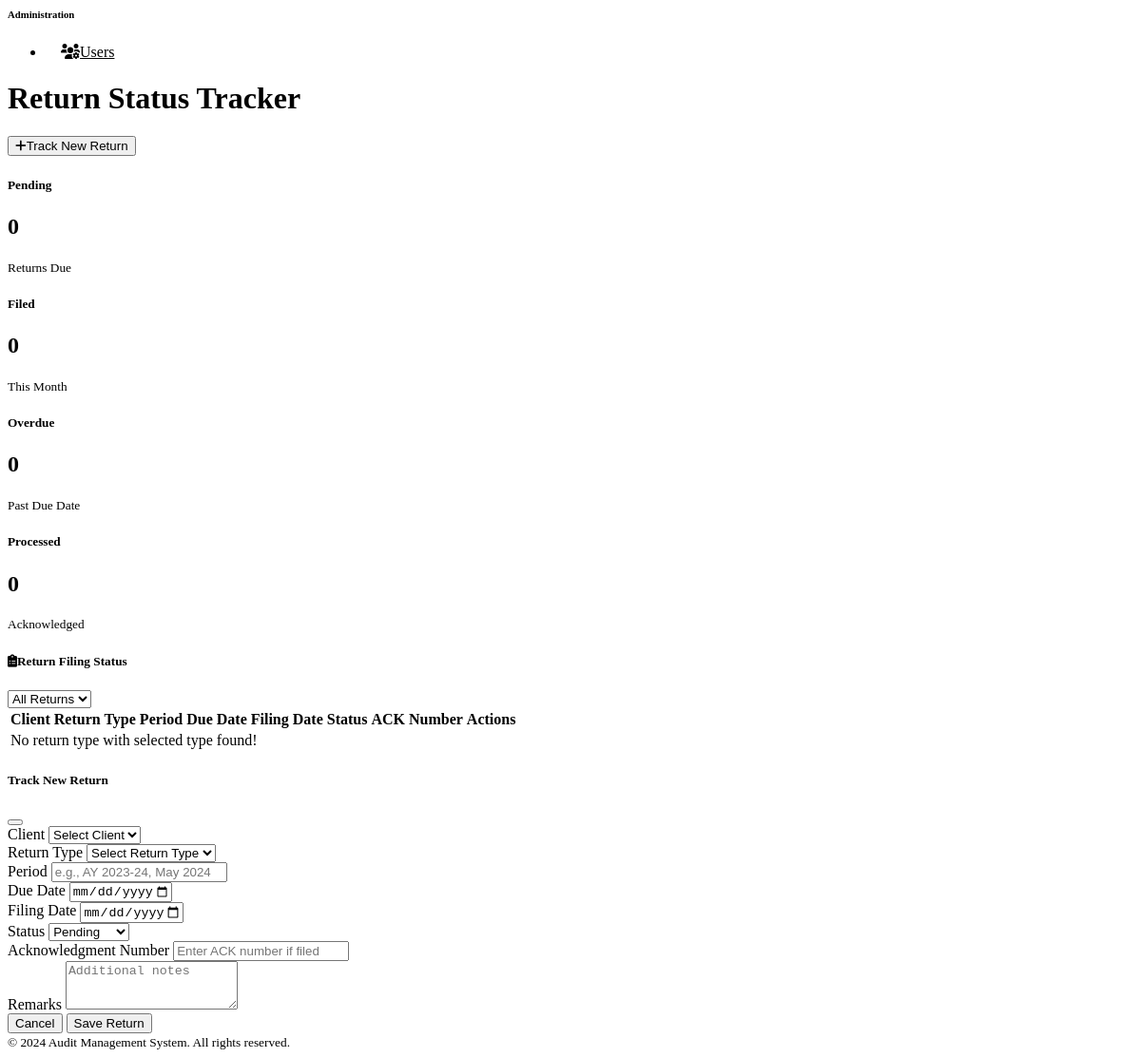
Page /smart/return-tracker (signed in, lower part) on the earlier database version.
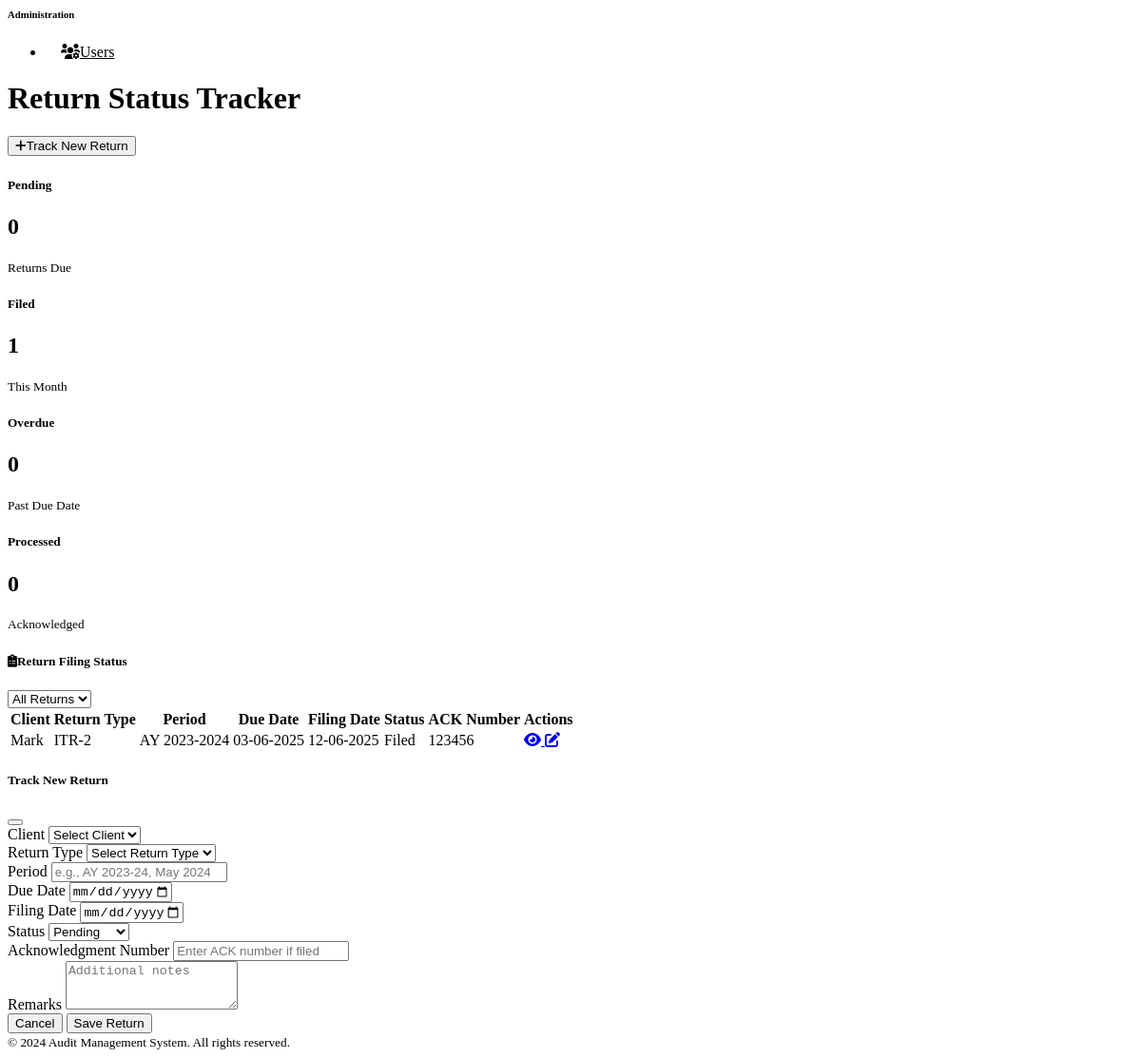
Same page on the later database version.
### models.py (models this page shows)
class ReturnTracker(db.Model):
    __tablename__ = 'return_tracker'
    id = Column(Integer, primary_key=True)
    client_id = Column(Integer, ForeignKey('clients.id'), nullable=False)
    client = relationship("Client", backref="returns")
    return_type = Column(String(50), nullable=False)  # ITR, GST, TDS, ROC
    period = Column(String(20), nullable=False)  # AY 2023-24, Mar 2024, Q1 FY24
    due_date = Column(Date, nullable=False)
    filing_date = Column(Date)
    status = Column(String(20), default='Pending')  # Pending, Filed, Processed, Overdue
    acknowledgment_number = Column(String(50))
    remarks = Column(Text)
    created_at = Column(DateTime, default=datetime.utcnow)
    updated_at = Column(DateTime, default=datetime.utcnow, onupdate=datetime.utcnow)

class Client(db.Model):
    __tablename__ = 'clients'
    id = Column(Integer, primary_key=True)
    name = Column(String(200), nullable=False)
    pan = Column(String(10), unique=True)
    gstin = Column(String(15))
    email = Column(String(120))
    phone = Column(String(15))
    address = Column(Text)
    date_of_birth = Column(Date)
    incorporation_date = Column(Date)
    client_type = Column(String(50))  # Individual, Company, Partnership, etc.
    status = Column(String(20), default='Active')
    created_at = Column(DateTime, default=datetime.utcnow)
    created_by = Column(Integer, ForeignKey('users.id'))
    income_tax_returns = relationship('IncomeTaxReturn', backref='client', lazy='dynamic')
    tds_returns = relationship('TDSReturn', backref='client', lazy='dynamic')
    gst_returns = relationship('GSTReturn', backref='client', lazy='dynamic')
    documents = relationship('Document', backref='client', lazy='dynamic')
    outstanding_fees = relationship('OutstandingFee', backref='client', lazy='dynamic')

### routes.py (the view)
@main_bp.route('/smart/return-tracker')
@login_required
def return_tracker():
    filter_type = request.args.get('filter', '')
    clients = Client.query.order_by(Client.name).all()
    if filter_type:
        returns = ReturnTracker.query.filter(ReturnTracker.return_type.like(f"{filter_type}%"))\
                                     .order_by(ReturnTracker.due_date).all()
    else:
        returns = ReturnTracker.query.order_by(ReturnTracker.due_date).all()
    pending_count = ReturnTracker.query.filter_by(status='Pending').count()
    filed_count = ReturnTracker.query.filter_by(status='Filed').count()
    overdue_count = ReturnTracker.query.filter_by(status='Overdue').count()
    processed_count = ReturnTracker.query.filter_by(status='Processed').count()
    return render_template(
        'smart/return_tracker.html',
        returns=returns,
        clients=clients,
        pending_count=pending_count,
        filed_count=filed_count,
        overdue_count=overdue_count,
        processed_count=processed_count,
        filter_type=filter_type  # Pass the filter value to keep dropdown selection
    )

### app.py (called while the page is built)
@login_manager.user_loader
def load_user(user_id):
    from models import User
    return User.query.get(int(user_id))

### templates/smart/return_tracker.html (shortened to what this page needs)
{% extends "base.html" %}
{% block content %}
<div class="d-flex justify-content-between flex-wrap flex-md-nowrap align-items-center pt-3 pb-2 mb-3 border-bottom">
    <h1 class="h2">Return Status Tracker</h1>
    <div class="btn-toolbar mb-2 mb-md-0">
        <div class="btn-group me-2">
            <button class="btn btn-primary" data-bs-toggle="modal" data-bs-target="#newReturnModal">
                <i class="fas fa-plus me-1"></i>Track New Return
            </button>
        </div>
    </div>
</div>
<div class="row mb-4">
    <div class="col-md-3">
        <div class="card text-center">
            <div class="card-body">
                <h5 class="card-title text-warning">Pending</h5>
                <h2 class="display-4">{{ pending_count }}</h2>
                <small class="text-muted">Returns Due</small>
            </div>
        </div>
    </div>
    <div class="col-md-3">
        <div class="card text-center">
            <div class="card-body">
                <h5 class="card-title text-success">Filed</h5>
                <h2 class="display-4">{{ filed_count }}</h2>
                <small class="text-muted">This Month</small>
            </div>
        </div>
    </div>
    <div class="col-md-3">
        <div class="card text-center">
            <div class="card-body">
                <h5 class="card-title text-danger">Overdue</h5>
                <h2 class="display-4">{{ overdue_count }}</h2>
                <small class="text-muted">Past Due Date</small>
            </div>
        </div>
    </div>
    <div class="col-md-3">
        <div class="card text-center">
            <div class="card-body">
                <h5 class="card-title text-info">Processed</h5>
                <h2 class="display-4">{{ processed_count }}</h2>
                <small class="text-muted">Acknowledged</small>
            </div>
        </div>
    </div>
</div>
<div class="card">
    <div class="card-header">
        <div class="row align-items-center justify-content-between">
            <div class="col-auto">
                <h5 class="card-title mb-0">
                    <i class="fas fa-clipboard-list me-2"></i>Return Filing Status
                </h5>
            </div>
            <div class="col-auto">
                <form method="GET" action="{{ url_for('main.return_tracker') }}">
                    <div class="input-group input-group-sm">
                        <select class="form-select" name="filter" onchange="this.form.submit()">
                            <option value="">All Returns</option>
                        </select>
                    </div>
                </form>
            </div>
        </div>
    </div>
    <div class="card-body">
        <div class="table-responsive">
            <table class="table table-striped" id="returnTrackerTable">
                <thead>
                    <tr>
                        <th>Client</th>
                        <th>Return Type</th>
                        <th>Period</th>
                        <th>Due Date</th>
                        <th>Filing Date</th>
                        <th>Status</th>
                        <th>ACK Number</th>
                        <th>Actions</th>
                    </tr>
                </thead>
                <tbody>
                    {% if returns %}
                        {% for return in returns %}
                        <tr>
                            <td>{{ return.client.name if return.client else '-' }}</td>
                            <td><span class="badge bg-primary">{{ return.return_type }}</span></td>
                            <td>{{ return.period }}</td>
                            <td class="text-danger">{{ return.due_date.strftime('%d-%m-%Y') }}</td>
                            <td>
                                {% if return.filing_date %}
                                    {{ return.filing_date.strftime('%d-%m-%Y') }}
                                {% else %}
                                    -
                                {% endif %}
                            </td>
                            <td>
                                <span class="badge
                                    {% if return.status == 'Filed' %}bg-success
                                    {% elif return.status == 'Pending' %}bg-warning
                                    {% elif return.status == 'Overdue' %}bg-danger
                                    {% else %}bg-secondary{% endif %}">
                                    {{ return.status }}
                                </span>
                            </td>
                            <td>
                                {% if return.acknowledgment_number %}
                                    {{ return.acknowledgment_number }}
                                {% else %}
                                    -
                                {% endif %}
                            </td>
                            <td>
                                <div class="btn-group btn-group-sm">
                                    <a href="#" class="btn btn-outline-info btn-sm" title="View Details">
                                        <i class="fas fa-eye"></i>
                                    </a>
                                    <a href="#" class="btn btn-outline-success btn-sm" title="Edit Return">
                                        <i class="fas fa-edit"></i>
                                    </a>
                                </div>
                            </td>
                        </tr>
                        {% endfor %}
                    {% else %}
                        <tr>
                            <td colspan="8" class="text-center text-muted fw-bold py-3">
                                No return type with {{ filter_type if filter_type else 'selected type' }} found!
                            </td>
                        </tr>
                    {% endif %}
                </tbody>
            </table>
        </div>
    </div>
    <div class="modal fade" id="newReturnModal" tabindex="-1">
        <div class="modal-dialog modal-lg">
            <form method="POST" action="{{ url_for('main.add_return') }}">
                <div class="modal-content">
                    <div class="modal-header">
                        <h5 class="modal-title">Track New Return</h5>
                        <button type="button" class="btn-close" data-bs-dismiss="modal"></button>
                    </div>
                    <div class="modal-body">
                        <div class="row">
                            <div class="col-md-6 mb-3">
                                <label class="form-label">Client</label>
                                <select name="client_id" class="form-select" required>
                                    <option value="">Select Client</option>
                                </select>
                            </div>
                            <div class="col-md-6 mb-3">
                                <label class="form-label">Return Type</label>
                                <select name="return_type" class="form-select" required>
                                    <option value="">Select Return Type</option>
                                </select>
                            </div>
                        </div>
                        <div class="row">
                            <div class="col-md-6 mb-3">
                                <label class="form-label">Period</label>
                                <input type="text" name="period" class="form-control" placeholder="e.g., AY 2023-24, May 2024" required>
                            </div>
                            <div class="col-md-6 mb-3">
                                <label class="form-label">Due Date</label>
                                <input type="date" name="due_date" class="form-control" required>
                            </div>
                        </div>
                        <div class="row">
                            <div class="col-md-6 mb-3">
                                <label class="form-label">Filing Date</label>
                                <input type="date" name="filing_date" class="form-control">
                            </div>
                            <div class="col-md-6 mb-3">
                                <label class="form-label">Status</label>
                                <select name="status" class="form-select" required>
                                    <option value="Pending">Pending</option>
                                </select>
                            </div>
                        </div>
                        <div class="mb-3">
                            <label class="form-label">Acknowledgment Number</label>
                            <input type="text" name="acknowledgment_number" class="form-control" placeholder="Enter ACK number if filed">
                        </div>
                        <div class="mb-3">
                            <label class="form-label">Remarks</label>
                            <textarea name="remarks" class="form-control" rows="3" placeholder="Additional notes"></textarea>
                        </div>
                    </div>
                    <div class="modal-footer">
                        <button type="button" class="btn btn-secondary" data-bs-dismiss="modal">Cancel</button>
                        <button type="submit" class="btn btn-primary">Save Return</button>
                    </div>
                </div>
            </form>
        </div>
    </div>
{% endblock %}

### templates/base.html (shortened to what this page needs)
<!DOCTYPE html>
<html lang="en" data-bs-theme="dark">
<head>
    <link href="https://cdn.replit.com/agent/bootstrap-agent-dark-theme.min.css" rel="stylesheet">
    <link href="https://cdnjs.cloudflare.com/ajax/libs/font-awesome/6.0.0/css/all.min.css" rel="stylesheet">
    <link href="https://cdn.datatables.net/1.13.7/css/dataTables.bootstrap5.min.css" rel="stylesheet">
    <link href="{{ url_for('static', filename='css/custom.css') }}" rel="stylesheet">
</head>
<body>
    <div class="container-fluid">
        <div class="row">
            <nav class="col-md-3 col-lg-2 d-md-block bg-dark sidebar collapse">
                <div class="position-sticky pt-3">
                    {% if current_user.is_authenticated and current_user.role.name == 'admin' %}
                    <h6 class="sidebar-heading d-flex justify-content-between align-items-center px-3 mt-4 mb-1 text-muted">
                        <span>Administration</span>
                    </h6>
                    <ul class="nav flex-column">
                        <li class="nav-item">
                            <a class="nav-link" href="{{ url_for('main.users') }}">
                                <i class="fas fa-users-cog me-2"></i>Users
                            </a>
                        </li>
                    </ul>
                    {% endif %}
                </div>
            </nav>
            <main class="col-md-9 ms-sm-auto col-lg-10 px-md-4">
                <div class="pt-3">
                    {% block content %}{% endblock %}
                </div>
            </main>
        </div>
    </div>
    <footer class="bg-secondary text-center py-3 mt-5">
        <div class="container">
            <small>&copy; 2024 Audit Management System. All rights reserved.</small>
        </div>
    </footer>
</body>
</html>

### static/css/custom.css (style rules this page uses)
:root { --audit-primary: var(--bs-primary); --audit-secondary: var(--bs-secondary); --audit-success: var(--bs-success); --audit-danger: var(--bs-danger); --audit-warning: var(--bs-warning); --audit-info: var(--bs-info); --audit-border-radius: 0.375rem; --audit-box-shadow: 0 0.125rem 0.25rem rgba(0, 0, 0, 0.075); }
.nav-link { transition: color 0.2s ease; }
.modal-content { border: none; border-radius: var(--audit-border-radius); box-shadow: var(--bs-box-shadow-lg); }
.modal-header { border-bottom: 1px solid var(--bs-border-color); }
.modal-footer { border-top: 1px solid var(--bs-border-color); }
.sidebar { min-height: calc(100vh - 56px); background: var(--bs-dark); border-right: 1px solid var(--bs-border-color); }
.sidebar .nav-link { color: var(--bs-gray-300); padding: 0.75rem 1rem; border-radius: 0; }
footer { margin-top: auto; background: var(--bs-secondary-bg); border-top: 1px solid var(--bs-border-color); }

Differences in the rows shown:
added ReturnTracker: client "Mark", return_type "ITR-2", period "AY 2023-2024", due_date "03-06-2025", filing_date "12-06-2025", status "Filed", acknowledgment_number "123456"
Other differences:
{{ filed_count }}: "0" → "1"
{{ filter_type if filter_type else 'selected type' }}: "selected type" → (not shown)
text no longer shown: "No return type with found!"
